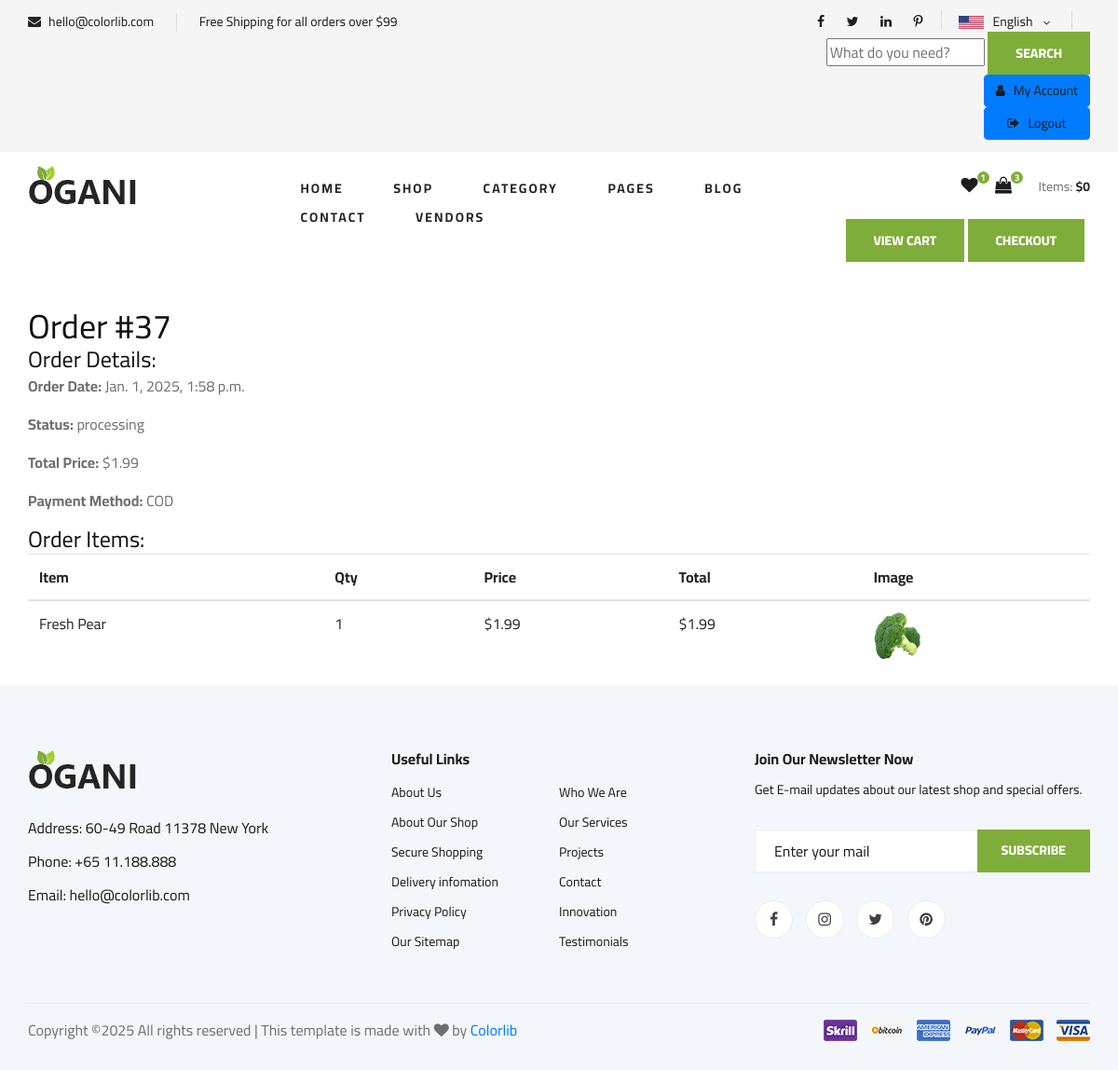
The page /order_detail/37/ (signed in) on the database its author committed.
### core/models.py (models this page shows, shortened)
class CartOrder(models.Model):
    user = models.ForeignKey(User, on_delete=models.CASCADE)
    price = models.DecimalField(max_digits=10, decimal_places=2, default="1.99")
    paid_status = models.BooleanField(default=False)
    order_date = models.DateTimeField(auto_now_add=True)
    product_status = models.CharField(choices=ORDER_STATUS_CHOICES, max_length=30, default="processing")
    payment_method = models.CharField(choices=METHOD, max_length=30, default="COD")
    payment_completed = models.BooleanField(default=False)
    class Meta:
        verbose_name_plural = "Cart Orders"

class CartOrderItems(models.Model):
    order = models.ForeignKey(CartOrder, on_delete=models.CASCADE)
    product_status = models.CharField(max_length=200)
    item = models.CharField(max_length=200)
    image = models.CharField(max_length=200)
    qty = models.IntegerField(default=0)
    price = models.DecimalField(max_digits=10, decimal_places=2, default="1.99")
    total = models.DecimalField(max_digits=10, decimal_places=2, default="1.99")
    invoice_no = models.CharField(max_length=255, blank=True, null=True)
    class Meta:
        verbose_name_plural = "Cart Order Items"

### core/views.py (the view)
# urls.py: path('order_detail/<int:order_id>/', views.order_detail, name='order_detail'),
@login_required
def order_detail(request, order_id):
    order = get_object_or_404(CartOrder, id=order_id, user=request.user)
    order_items = CartOrderItems.objects.filter(order=order)
    context = {
        'order': order,
        'order_items': order_items
    }
    return render(request, 'core/order_detail.html', context)

### templates/core/order_detail.html (shortened to what this page needs)
{% extends "partials/base.html" %}
{% load static %}
{% block content %}
<div class="container mt-5">
    <h2>Order #{{ order.id }}</h2>
    <h4>Order Details:</h4>
    <p><strong>Order Date:</strong> {{ order.order_date }}</p>
    <p><strong>Status:</strong> {{ order.product_status }}</p>
    <p><strong>Total Price:</strong> ${{ order.price }}</p>
    <p><strong>Payment Method:</strong> {{ order.payment_method }}</p>
    <h4>Order Items:</h4>
    <table class="table">
        <thead>
            <tr>
                <th>Item</th>
                <th>Qty</th>
                <th>Price</th>
                <th>Total</th>
                <th>Image</th>
            </tr>
        </thead>
        <tbody>
            {% for item in order_items %}
                <tr>
                    <td>{{ item.item }}</td>
                    <td>{{ item.qty }}</td>
                    <td>${{ item.price }}</td>
                    <td>${{ item.total }}</td>
                    <td><img src="{{ item.image }}"  class="small-product-image"></td>
                </tr>
            {% endfor %}
        </tbody>
    </table>
</div>
{% endblock %}

### static/css/style.css (style rules this page uses)
html, body { height: 100%; font-family: "Cairo", sans-serif; -webkit-font-smoothing: antialiased; font-smoothing: antialiased; }
h1, h2, h3, h4, h5, h6 { margin: 0; color: #111111; font-weight: 400; font-family: "Cairo", sans-serif; }
h2 { font-size: 36px; }
h4 { font-size: 24px; }
p { font-size: 16px; font-family: "Cairo", sans-serif; color: #6f6f6f; font-weight: 400; line-height: 26px; margin: 0 0 15px 0; }
img { max-width: 100%; }
@media only screen and (min-width: 1200px) { .container { max-width: 1170px; } }

### templates/core/order_detail.html (style rules this page uses)
.small-product-image { width: 50px; height: 50px; }

### rows shown on the page
CartOrder: id "37", order_date "Jan. 1, 2025, 1:58 p.m.", product_status "processing", price "1.99", payment_method "COD"
CartOrderItems: item "Fresh Pear", qty "1", price "1.99", total "1.99", image (picture)

### other values the page prints
{{ cart_total_amount }} "0"
